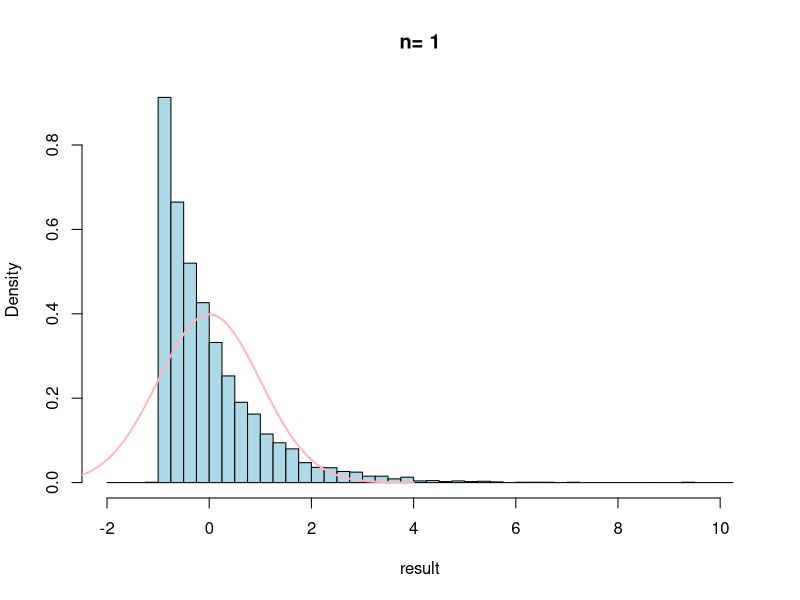
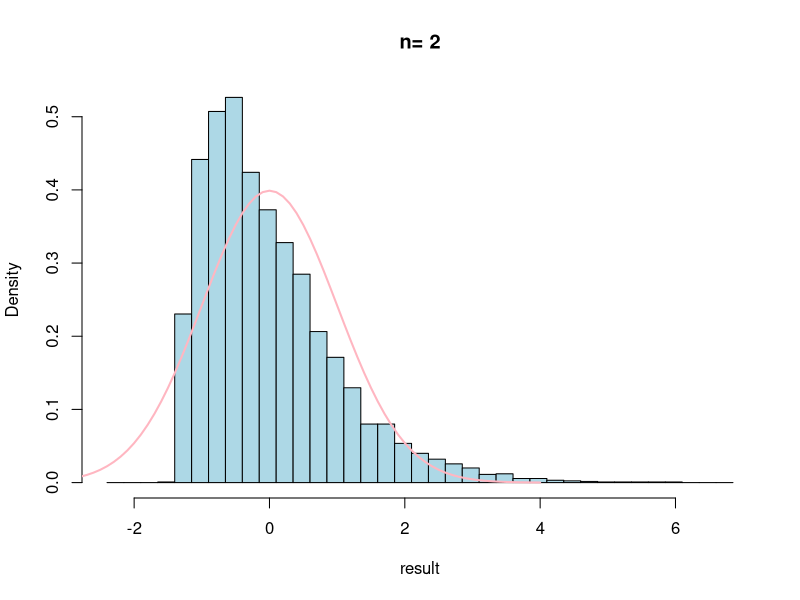
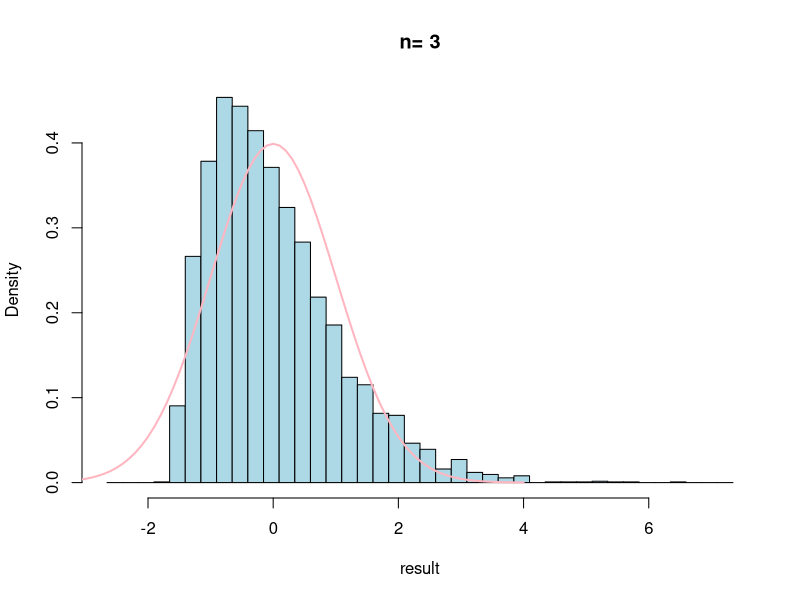
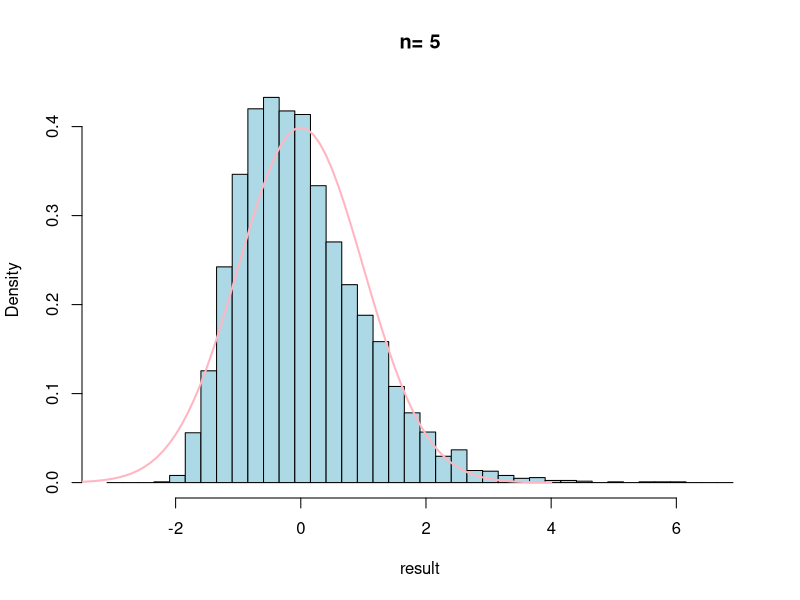
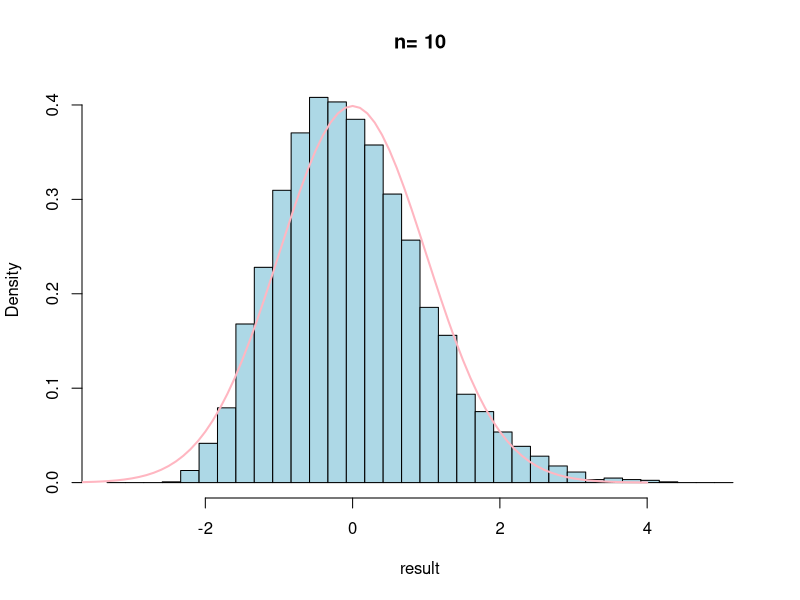
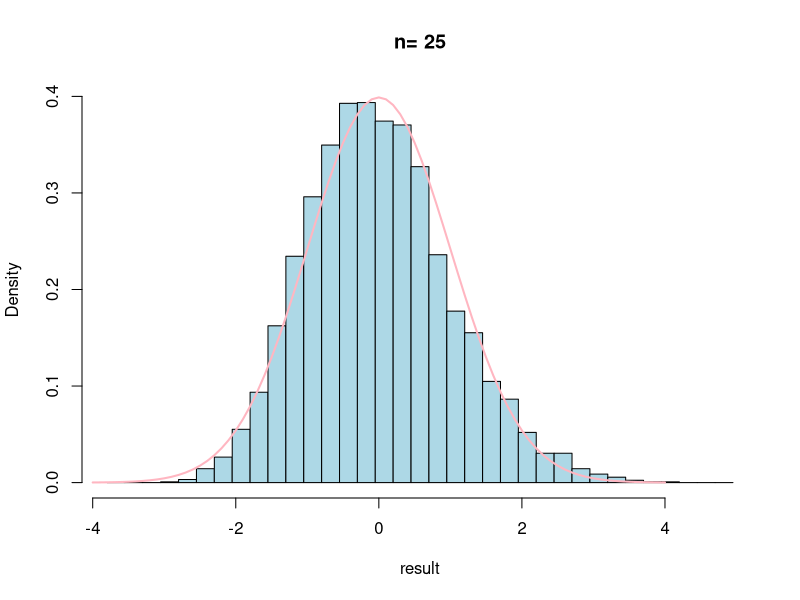
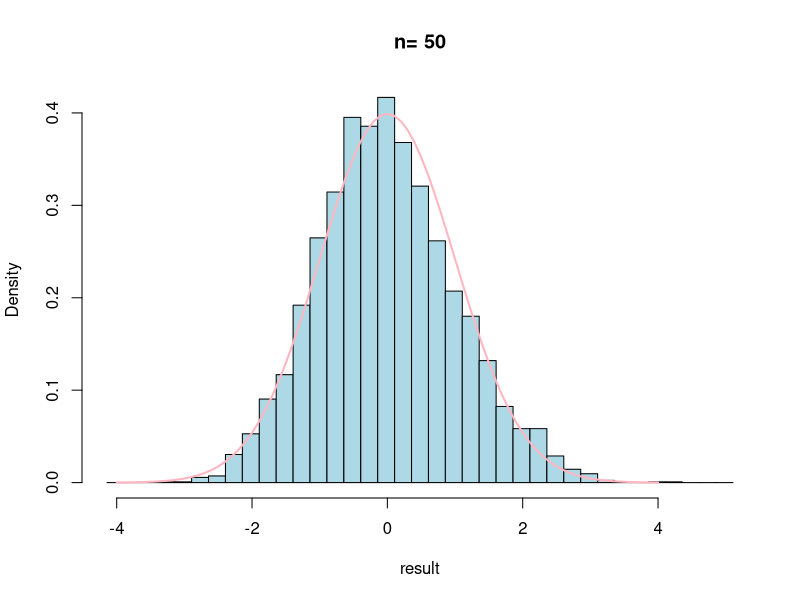
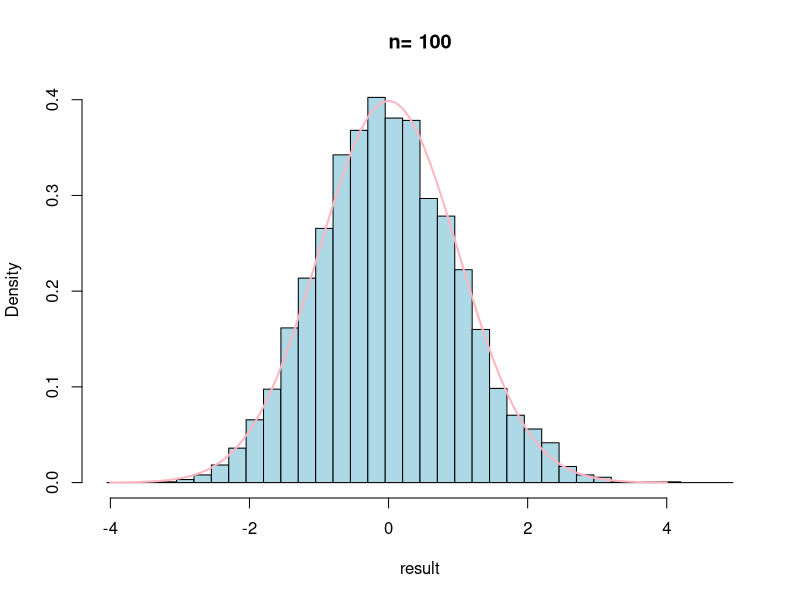

Recreate these plots in R, in order.
for(n in c(1,2,3,5,10,25,50,100, 250, 500, 1000, 2000)){
  result<-c()
  mu=1
  sigma=1
  for (i in 1:5000){
    X<-rexp(n, 1/mu)
    result[i] <- (mean(X)-mu)/sigma*sqrt(n)
  }
  hist<- hist(result, breaks=seq(min(result)-1, max(result)+1,by=0.25), plot=
    FALSE)
  ylim<-range(hist$density,dnorm(0))
  hist(result, breaks=seq(min(result)-1, max(result)+1,by=0.25), prob=TRUE,
       ylim=ylim, main=paste("n=",n),col="lightblue")
  x<-seq(-4,4,by=0.1)
  lines(x,dnorm(x),lty=1,lwd=2, col="lightpink")
  Sys.sleep(1.5)
}

"Outer Loop (for (n in c(...))): Iterates over different sample sizes (n).

Inner Loop (for (i in 1:5000)): Generates 5000 samples of size n from an exponential distribution with a rate parameter of 1
(rexp(n, 1/mu)), calculates the sample mean, standardizes it, and stores the result in the result vector.

Histogram (hist(...)): Creates a histogram of the standardized sample means (result).
The breaks are set to have a range from min(result) - 1 to max(result) + 1 with a bin width of 0.25.

ylim <- range(hist$density, dnorm(0)): Sets the y-axis limits based on the range of the histogram densities and the
standard normal density at 0.

Second Histogram (hist(...)): Plots the histogram of the standardized sample means with probability density (prob = TRUE) and
the previously set y-axis limits. The title of the plot includes the current sample size (main = paste(n=, n)) and sets
the color to light blue (col = lightblue).

Lines (lines(...)): Adds a line to the plot representing the standard normal density function (dnorm(x)) for comparison.
The line is colored light pink (col = lightpink).

Sys.sleep(1.5): Pauses the execution for 1.5 seconds to observe each plot.

This script generates a series of plots, each showing the distribution of standardized sample means
for increasing sample sizes (n). As the sample size increases, the distribution of the standardized sample means
approaches a standard normal distribution, as predicted by the Central Limit Theorem.
The normal curve (dnorm(x)) serves as a reference."